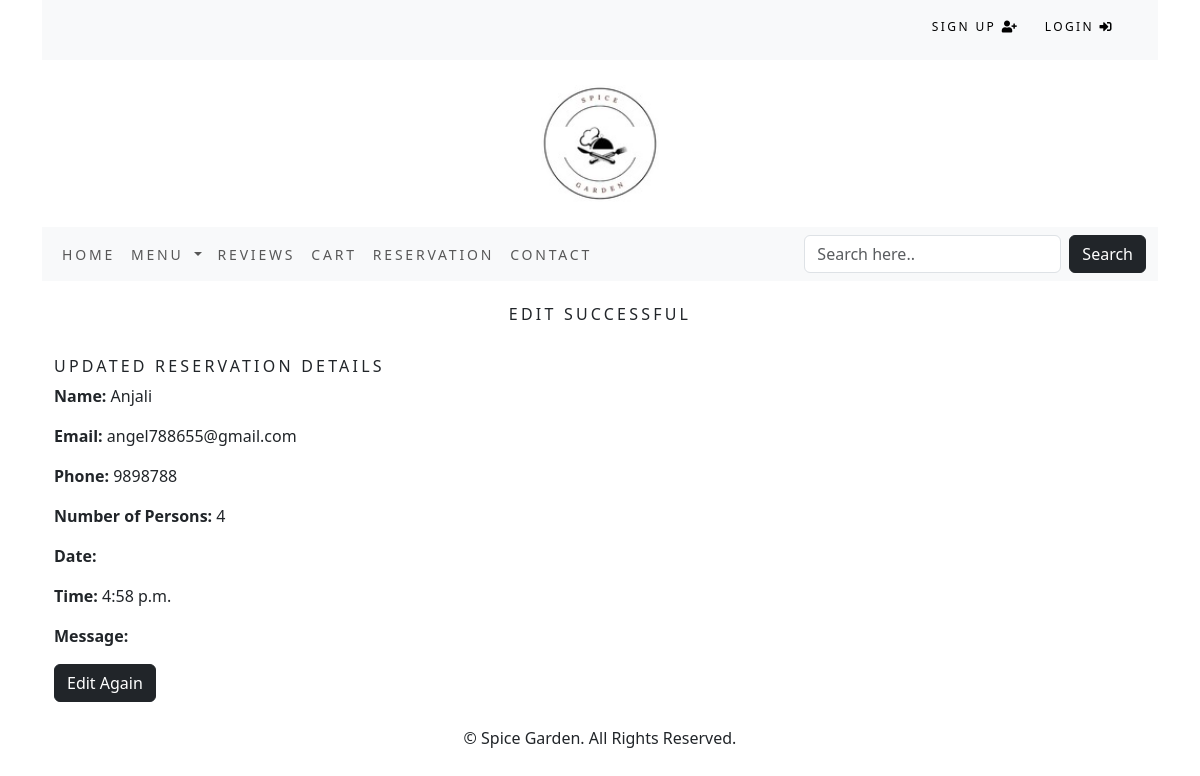
The app's page /reservation/reservation/4/edit/success/ with its own data.
### reservation/models.py (models this page shows, shortened)
class Reservation(models.Model):
    name = models.CharField(max_length=50)
    email = models.EmailField()
    phone = models.IntegerField()
    number_of_persons = models.IntegerField()
    date = models.DateField()
    time = models.TimeField()
    message = models.TextField(blank=True)
    tables = models.ManyToManyField(Table)

### reservation/views.py (the view)
# urls.py: path('reservation/<int:reservation_id>/edit/success/', views.edit_success, name='edit_success'),
def edit_success(request, reservation_id):
    edited_reservation = get_object_or_404(Reservation, id=reservation_id)
    return render(request, 'edit_success.html', {'edited_reservation': edited_reservation})

### cart/context_processors.py (called while the page is built)
def counter(request):
  item_count = 0
  if 'admin' in request.path:
    return {}
  else:
      try:
        cart = Cart.objects.filter(cart_id=_cart_id(request))
        cart_items = CartItem.objects.all().filter(cart=cart[:1])
        for cart_item in cart_items:
            item_count += cart_item.quantity
      except Cart.DoesNotExist:
        item_count = 0
  return {'item_count':item_count}

### cart/views.py (called while the page is built)
def _cart_id(request):
  cart = request.session.session_key
  if not cart:
    cart = request.session.create()
  return cart

### restaurant/context_processors.py (called while the page is built)
def menu_links(request):
    links = Category.objects.all()
    return {'links': links}

### restaurant/models.py (called while the page is built)
    def get_absolute_url(self):
        return reverse('restaurant:foods_by_category', args=[self.id])

### reservation/templates/edit_success.html (shortened to what this page needs)
{% extends 'base.html' %}
{% block content %}
<div class="container">
<br>
<h1 class="text-center my_title">Edit Successful</h1>
<br>
<h2 class="my_title"> Updated Reservation Details </h2>
<p><strong>Name:</strong> {{edited_reservation.name }}</p>
<p><strong>Email:</strong> {{edited_reservation.email }}</p>
<p><strong>Phone:</strong> {{edited_reservation.phone }}</p>
<p><strong>Number of Persons:</strong> {{edited_reservation.number_of_persons }}</p>
<p><strong>Date:</strong> {{edited_reservation.Date }}</p>
<p><strong>Time:</strong> {{edited_reservation.time }}</p>
<p><strong>Message:</strong> {{edited_reservation.message }}</p>
<a href="{% url 'edit_reservation' reservation_id=edited_reservation.id %}" class="btn btn-dark">Edit Again</a>
</div>
<br>
{% endblock content %}

### static/css/custom.css (style rules this page uses)
.my_title { font-size: 16px; text-transform: uppercase; letter-spacing: .2em; }

### records on screen
Reservation: name "Anjali", email "angel788655@gmail.com", phone "9898788", number_of_persons "4", time "4:58 p.m."
